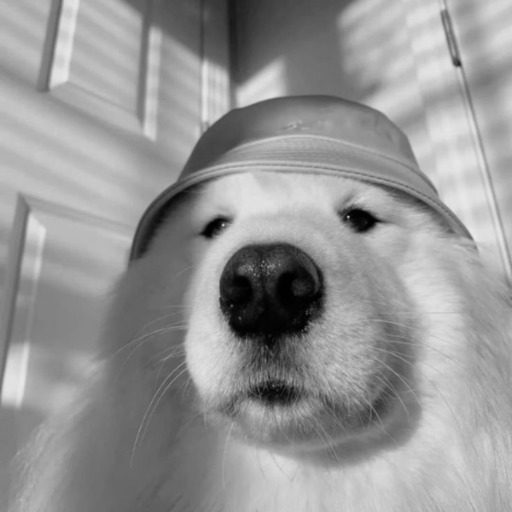
#> input picture hw4_b11902167/hw4_sample_images/sample1.png, 512 x 512 px
$ python hw4.py 1
#> lines starting #> are read from the running program, lines starting #| are printed output that depends on the picture
import argparse
import cv2
import numpy as np
import matplotlib.pyplot as plt

from scipy.fftpack import fft2, ifft2, fftshift, ifftshift


class Image:
    def apply_dither_matrix(img, dither_matrix):
        dither_size = dither_matrix.shape[0]
        result = np.zeros_like(img)

        for r in range(img.shape[0]):
            for c in range(img.shape[1]):
                pixel_value = np.float64(img[r, c])
                threshold = 255 * (dither_matrix[r % dither_size, c % dither_size] + 0.5) / (dither_size**2)
                if pixel_value > threshold:
                    result[r, c] = 255

        return result

    # [189 lines left out: functions double_dither_matrix, apply_diffusion_dithering, remove_horizontal_lines, label_components, shape_verify, remove_horizontal_stripes and 2 more, not called in this run]

def problem1_a():
    sample1 = cv2.imread("hw4_sample_images/sample1.png", cv2.IMREAD_GRAYSCALE)
#> sample1 is the input picture: shape (512, 512); min 0, max 232, mean 149.6
    result1 = sample1.copy()
    dither_matrix = np.array([[1, 2], [3, 0]], dtype=np.float64)

    result1 = Image.apply_dither_matrix(result1, dither_matrix)
#> after the loop in apply_dither_matrix, `for r in range(img.shape[0]):`:
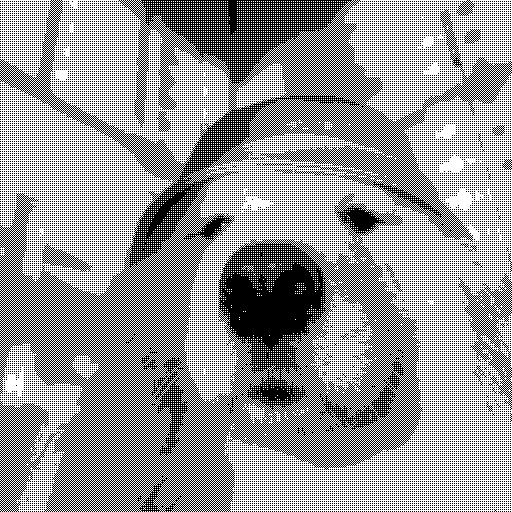
#> result: shape (512, 512); 59.1% white; black in thin lines or dots
    cv2.imwrite("result1.png", result1)

# [75 lines left out: functions problem1_b, problem1_c, problem2, problem3, not called in this run]

if __name__ == "__main__":
    parser = argparse.ArgumentParser()
    parser.add_argument("choice", type=int, choices=range(1, 8))
    args = parser.parse_args()

    options = {
        1: problem1_a,
        2: problem1_b,
        3: problem1_c,
        4: problem2,
        5: problem3
    }

    options[args.choice]()
